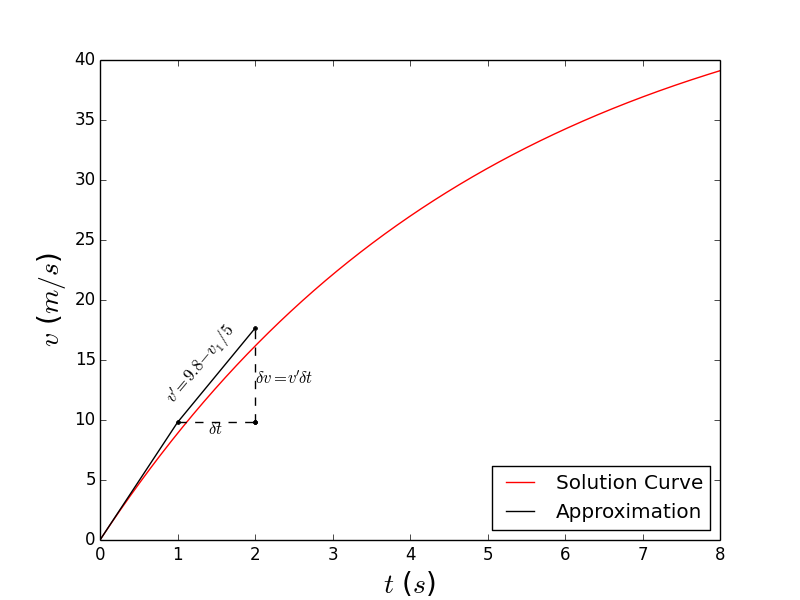

This figure's Python source:
from pylab import *

figname='euler_gravity2.png'

##set ranges to plot
xmin=0; xmax=8; dx=1
ymin=0; ymax=40; dy=10

##create a mesh
t=arange(1.0*xmin,1.0*xmax+dx,dx/100.)
y=arange(1.0*ymin,1.0*ymax+dy,dy)

##text to display
eqntex=''#r"                           $v' = 9.8-v_1/5$"

##plot exact solution
u=49.*(1-exp(-t/5.))
plot(t,u,'r-',label=r"Solution Curve")

v0=0
##define differential equation
dt=1.
t0=0
dv=(9.8-v0/5.)*dt

plot([0,dx],[0,dv],'k-')

#plot initial slope
v1=v0+dv
t1=t0+dt
dv=(9.8-v1/5.)*dt


plot([t1,t1+dt],[v1,v1+dv],'k-',label='Approximation')
plot([t1+dt,t1+dt],[v1,v1+dv],'k--.')
plot([t1,t1+dt],[v1,v1],'k--.')
text(1.4, 8.8, r'$\delta t$')
text(2, 13, r"$\delta v = v'\delta t$")
text(0.8,17,r"$v' = 9.8-v_1/5$",rotation=50)


title(eqntex)
legend(loc=4)
axis([xmin, xmax, ymin, ymax])

##plotting stuff
xlabel(r'$t$ ($s$)',size=20)
ylabel(r'$v$ ($m/s$)',size=20)



savefig(figname)
